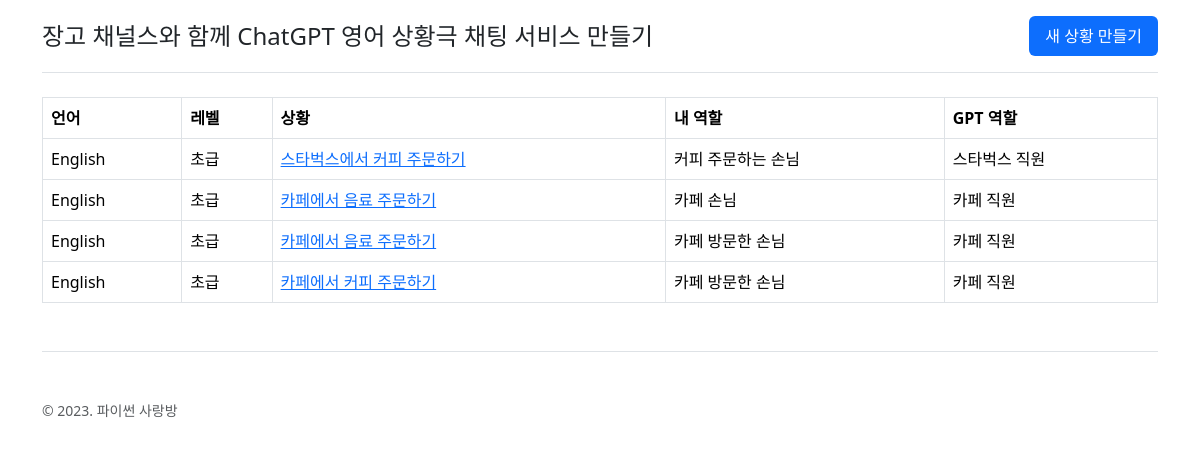
Page /chat/ (signed in) on the earlier database version.
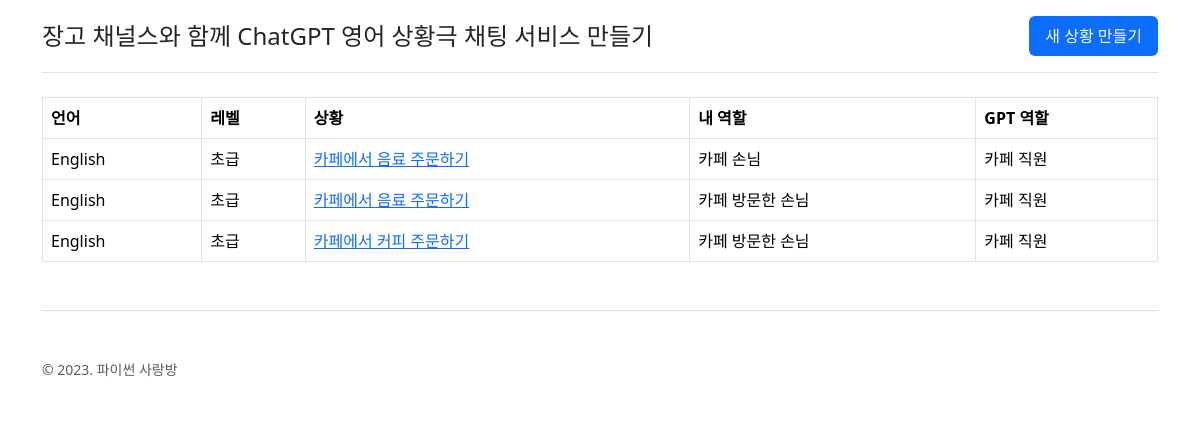
Same page on the later database version.
### chat/models.py (models this page shows)
class RolePlayingRoom(models.Model):
    class Language(models.TextChoices):
        ENGLISH = "en-US", "English"
        JAPANESE = "ja-JP", "Japanese"
        CHINESE = "zh-CN", "Chinese"
        SPANISH = "es-ES", "Spanish"
        FRENCH = "fr-FR", "French"
        GERMAN = "de-DE", "German"
        RUSSIAN = "ru-RU", "Russian"
    class Level(models.IntegerChoices):
        BEGINNER = 1, "초급"
        ADVANCED = 2, "고급"
    user = models.ForeignKey(settings.AUTH_USER_MODEL, on_delete=models.CASCADE)
    language = models.CharField(
        max_length=10,
        choices=Language.choices,
        default=Language.ENGLISH,
        verbose_name="대화 언어",
    )
    level = models.SmallIntegerField(
        choices=Level.choices, default=Level.BEGINNER, verbose_name="레벨"
    )
    situation = models.CharField(max_length=100, verbose_name="상황")
    situation_en = models.CharField(
        max_length=100,
        blank=True,
        verbose_name="상황 (영문)",
        help_text="GPT 프롬프트에 직접적으로 활용됩니다. 비워두시면, situation 필드를 번역해 자동 반영됩니다.",
    )
    my_role = models.CharField(max_length=100, verbose_name="내 역할")
    my_role_en = models.CharField(
        max_length=100,
        blank=True,
        verbose_name="내 역할 (영문)",
        help_text="GPT 프롬프트에 직접적으로 활용됩니다. 비워두시면, my_role 필드를 번역해 자동 반영됩니다.",
    )
    gpt_role = models.CharField(max_length=100, verbose_name="GPT 역할")
    gpt_role_en = models.CharField(
        max_length=100,
        blank=True,
        verbose_name="GPT 역할 (영문)",
        help_text="GPT 프롬프트에 직접적으로 활용됩니다. 비워두시면, gpt_role 필드를 번역해 자동 반영됩니다.",
    )
    class Meta:
        ordering = ["-pk"]

### chat/views.py (the view)
# urls.py: path("", views.RolePlayingRoomListView.as_view(), name="role_playing_room_list"),
@method_decorator(staff_member_required, name="dispatch")
class RolePlayingRoomListView(ListView):
    model = RolePlayingRoom
    def get_queryset(self):
        qs = super().get_queryset()
        qs = qs.filter(user=self.request.user)
        return qs

### chat/templates/chat/roleplayingroom_list.html
{% extends "chat/base.html" %}
{% block content %}
  <table class="table table-hover table-bordered">
    <thead>
      <tr>
        <th>언어</th>
        <th>레벨</th>
        <th>상황</th>
        <th>내 역할</th>
        <th>GPT 역할</th>
      </tr>
    </thead>
    <tbody>
      {% for room in object_list %}
        <tr>
          <td>{{ room.get_language_display }}</td>
          <td>{{ room.get_level_display }}</td>
          <td>
            <a href="{% url 'role_playing_room_detail' room.id %}">{{ room.situation }}</a>
          </td>
          <td>{{ room.my_role }}</td>
          <td>{{ room.gpt_role }}</td>
        </tr>
        {% empty %}
        <tr>
          <td colspan="S">Empty</td>
        </tr>
      {% endfor %}
    </tbody>
  </table>
{% endblock content %}

### chat/templates/chat/base.html (shortened to what this page needs)
{% load django_bootstrap5 %}
<!DOCTYPE html>
<html lang="ko">
  <head>
    {% bootstrap_css %}
  </head>
  <body>
    <div class="container">
      <header class="d-flex flex-wrap justify-content-center py-3 mb-4 border-bottom">
        <a href="/" class="d-flex align-items-center mb-3 mb-md-0 me-md-auto text-dark text-decoration-none">
          <span class="fs-4">장고 채널스와 함께 ChatGPT 영어 상황극 채팅 서비스 만들기</span>
        </a>
        <ul class="nav nav-pills">
          <li class="nav-item">
            <a href="#" class="nav-link active">새 상황 만들기</a>
          </li>
        </ul>
      </header>
    </div>
    <div class="container">
      {% block content %}{% endblock %}
      <footer class="pt-4 my-md-5 pt-md-5 border-top">
        <div class="row">
          <div class="col-12 col-md">
            <small class="d-block mb-3 text-muted">&copy; 2023. 파이썬 사랑방</small>
          </div>
        </div>
      </footer>
    </div>
  </body>
</html>

Differences in the rows shown:
removed RolePlayingRoom: language "English", level "초급", situation "스타벅스에서 커피 주문하기", my_role "커피 주문하는 손님", gpt_role "스타벅스 직원"
